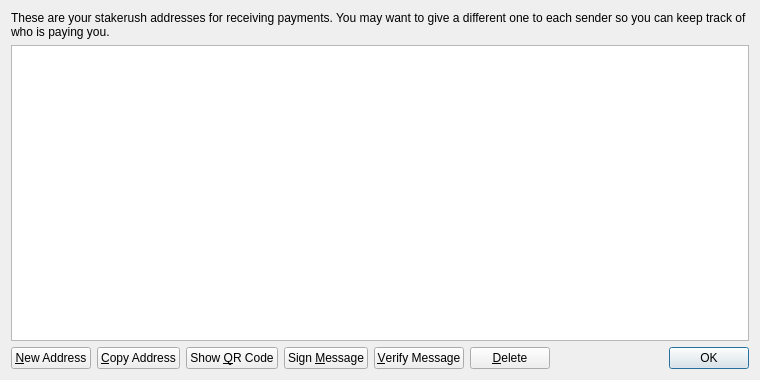
<?xml version="1.0" encoding="UTF-8"?>
<ui version="4.0">
 <class>AddressBookPage</class>
 <widget class="QWidget" name="AddressBookPage">
  <property name="geometry">
   <rect>
    <x>0</x>
    <y>0</y>
    <width>760</width>
    <height>380</height>
   </rect>
  </property>
  <property name="windowTitle">
   <string>Address Book</string>
  </property>
  <property name="styleSheet">
   <string notr="true">QListView { background: transparent; }</string>
  </property>
  <layout class="QVBoxLayout" name="verticalLayout">
   <item>
    <widget class="QLabel" name="labelExplanation">
     <property name="text">
      <string>These are your stakerush addresses for receiving payments. You may want to give a different one to each sender so you can keep track of who is paying you.</string>
     </property>
     <property name="textFormat">
      <enum>Qt::PlainText</enum>
     </property>
     <property name="wordWrap">
      <bool>true</bool>
     </property>
    </widget>
   </item>
   <item>
    <widget class="QTableView" name="tableView">
     <property name="contextMenuPolicy">
      <enum>Qt::CustomContextMenu</enum>
     </property>
     <property name="toolTip">
      <string>Double-click to edit address or label</string>
     </property>
     <property name="styleSheet">
      <string notr="true">QListView { background: transparent; }</string>
     </property>
     <property name="tabKeyNavigation">
      <bool>false</bool>
     </property>
     <property name="alternatingRowColors">
      <bool>true</bool>
     </property>
     <property name="selectionMode">
      <enum>QAbstractItemView::SingleSelection</enum>
     </property>
     <property name="selectionBehavior">
      <enum>QAbstractItemView::SelectRows</enum>
     </property>
     <property name="sortingEnabled">
      <bool>true</bool>
     </property>
     <attribute name="verticalHeaderVisible">
      <bool>false</bool>
     </attribute>
    </widget>
   </item>
   <item>
    <layout class="QHBoxLayout" name="horizontalLayout">
     <item>
      <widget class="QPushButton" name="newAddressButton">
       <property name="toolTip">
        <string>Create a new address</string>
       </property>
       <property name="text">
        <string>&amp;New Address</string>
       </property>
       <property name="icon">
        <iconset resource="../bitcoin.qrc">
         <normaloff>:/icons/add</normaloff>:/icons/add</iconset>
       </property>
      </widget>
     </item>
     <item>
      <widget class="QPushButton" name="copyToClipboard">
       <property name="toolTip">
        <string>Copy the currently selected address to the system clipboard</string>
       </property>
       <property name="text">
        <string>&amp;Copy Address</string>
       </property>
       <property name="icon">
        <iconset resource="../bitcoin.qrc">
         <normaloff>:/icons/editcopy</normaloff>:/icons/editcopy</iconset>
       </property>
      </widget>
     </item>
     <item>
      <widget class="QPushButton" name="showQRCode">
       <property name="text">
        <string>Show &amp;QR Code</string>
       </property>
       <property name="icon">
        <iconset resource="../bitcoin.qrc">
         <normaloff>:/icons/qrcode</normaloff>:/icons/qrcode</iconset>
       </property>
      </widget>
     </item>
     <item>
      <widget class="QPushButton" name="signMessage">
       <property name="toolTip">
        <string>Sign a message to prove you own a stakerush address</string>
       </property>
       <property name="text">
        <string>Sign &amp;Message</string>
       </property>
       <property name="icon">
        <iconset resource="../bitcoin.qrc">
         <normaloff>:/icons/edit</normaloff>:/icons/edit</iconset>
       </property>
      </widget>
     </item>
     <item>
      <widget class="QPushButton" name="verifyMessage">
       <property name="toolTip">
        <string>Verify a message to ensure it was signed with a specified stakerush address</string>
       </property>
       <property name="text">
        <string>&amp;Verify Message</string>
       </property>
       <property name="icon">
        <iconset resource="../bitcoin.qrc">
         <normaloff>:/icons/transaction_0</normaloff>:/icons/transaction_0</iconset>
       </property>
      </widget>
     </item>
     <item>
      <widget class="QPushButton" name="deleteButton">
       <property name="toolTip">
        <string>Delete the currently selected address from the list</string>
       </property>
       <property name="text">
        <string>&amp;Delete</string>
       </property>
       <property name="icon">
        <iconset resource="../bitcoin.qrc">
         <normaloff>:/icons/remove</normaloff>:/icons/remove</iconset>
       </property>
      </widget>
     </item>
     <item>
      <spacer name="horizontalSpacer">
       <property name="orientation">
        <enum>Qt::Horizontal</enum>
       </property>
       <property name="sizeHint" stdset="0">
        <size>
         <width>40</width>
         <height>20</height>
        </size>
       </property>
      </spacer>
     </item>
     <item>
      <widget class="QDialogButtonBox" name="buttonBox">
       <property name="sizePolicy">
        <sizepolicy hsizetype="Maximum" vsizetype="Fixed">
         <horstretch>0</horstretch>
         <verstretch>0</verstretch>
        </sizepolicy>
       </property>
       <property name="standardButtons">
        <set>QDialogButtonBox::Ok</set>
       </property>
      </widget>
     </item>
    </layout>
   </item>
  </layout>
 </widget>
 <resources>
  <include location="../bitcoin.qrc"/>
 </resources>
 <connections/>
</ui>
